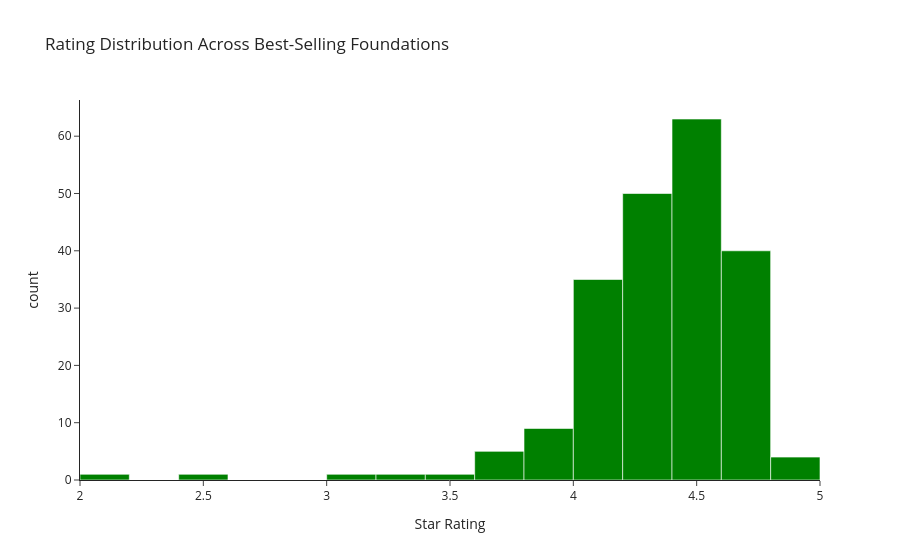

The cell this chart's notebook holds for it:
### Markdown cell above
### 4.4 Rating Distribution

### Code cell
fig = px.histogram(
    df.dropna(subset=["rating"]),
    x="rating",
    nbins=20,
    title="Rating Distribution Across Best-Selling Foundations",
    labels={"rating": "Star Rating", "count": "# Products"},
    color_discrete_sequence=["green"],
    template=PLOTLY_TEMPLATE,
)
fig.show()

### Figure 1 — Plotly figure (JSON) as saved in the notebook; plotly's stock layout.template omitted (floating-point values rounded to 4 significant figures; data arrays with more than 128 entries replaced by an {"elided": "..."} marker saying what was removed)
{"data": [{"bingroup": "x", "hovertemplate": "Star Rating=%{x}<br>count=%{y}<extra></extra>", "legendgroup": "", "marker": {"color": "green", "pattern": {"shape": ""}}, "name": "", "nbinsx": 20, "orientation": "v", "showlegend": false, "type": "histogram", "x": {"elided": "211 float values"}, "xaxis": "x", "yaxis": "y"}], "layout": {"barmode": "relative", "legend": {"tracegroupgap": 0}, "title": {"text": "Rating Distribution Across Best-Selling Foundations"}, "xaxis": {"anchor": "y", "domain": [0, 1], "title": {"text": "Star Rating"}}, "yaxis": {"anchor": "x", "domain": [0, 1], "title": {"text": "count"}}}}
